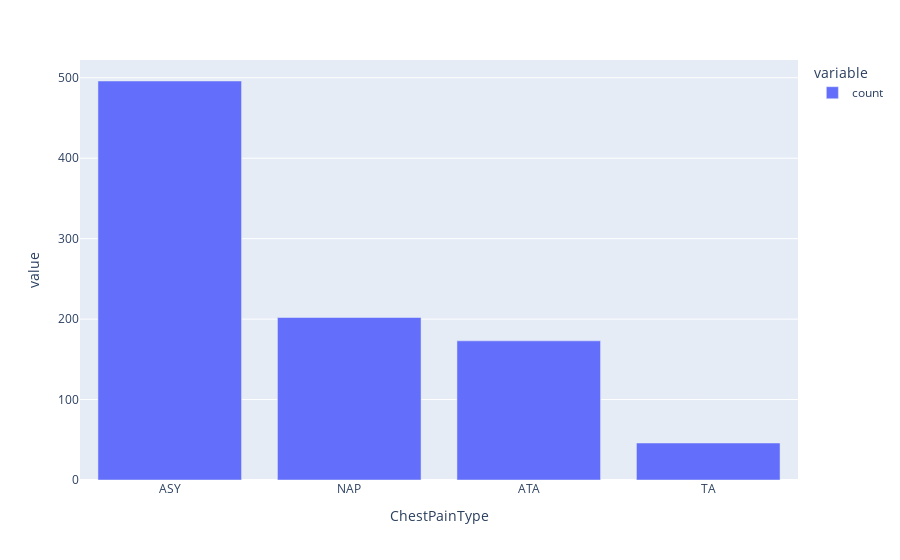

This figure's notebook cell:
### Code cell
#Count of People with ChestPainType
px.bar(df.ChestPainType.value_counts())

### Figure 1 — Plotly figure (JSON) as saved in the notebook; plotly's stock layout.template omitted (floating-point values rounded to 4 significant figures)
{"data": [{"alignmentgroup": "True", "hovertemplate": "variable=count<br>ChestPainType=%{x}<br>value=%{y}<extra></extra>", "legendgroup": "count", "marker": {"color": "#636efa", "pattern": {"shape": ""}}, "name": "count", "offsetgroup": "count", "orientation": "v", "showlegend": true, "textposition": "auto", "type": "bar", "x": ["ASY", "NAP", "ATA", "TA"], "xaxis": "x", "y": [496, 202, 173, 46], "yaxis": "y"}], "layout": {"autosize": true, "barmode": "relative", "legend": {"title": {"text": "variable"}, "tracegroupgap": 0}, "margin": {"t": 60}, "xaxis": {"anchor": "y", "autorange": true, "domain": [0, 1], "range": [-0.5, 3.5], "title": {"text": "ChestPainType"}, "type": "category"}, "yaxis": {"anchor": "x", "autorange": true, "domain": [0, 1], "range": [0, 522.1], "title": {"text": "value"}, "type": "linear"}}}
